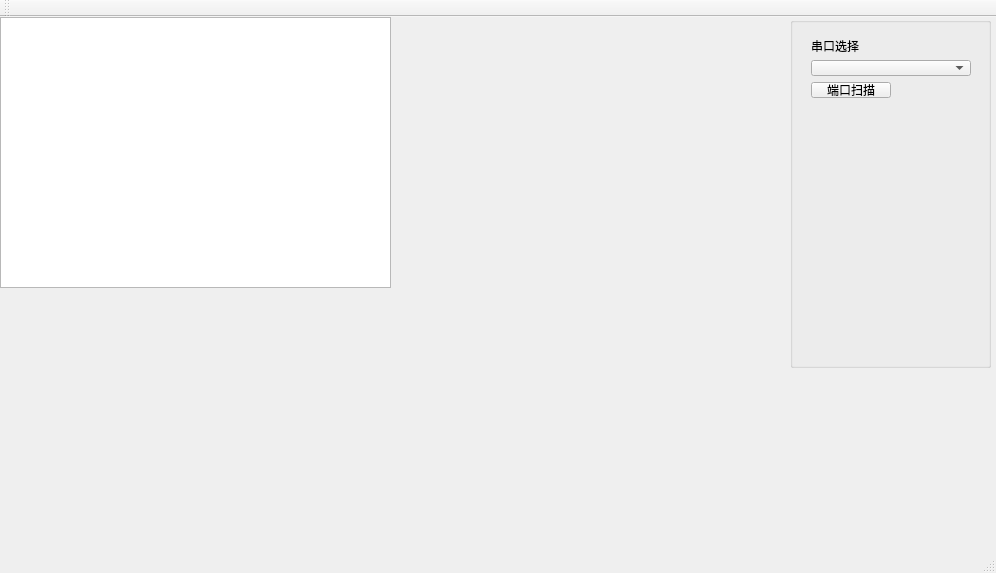
<?xml version="1.0" encoding="UTF-8"?>
<ui version="4.0">
 <class>Virtual_scope_demo</class>
 <widget class="QMainWindow" name="Virtual_scope_demo">
  <property name="geometry">
   <rect>
    <x>0</x>
    <y>0</y>
    <width>996</width>
    <height>573</height>
   </rect>
  </property>
  <property name="windowTitle">
   <string>Virtual_scope_demo</string>
  </property>
  <widget class="QWidget" name="centralWidget">
   <widget class="QTextEdit" name="SerialRead_textEdit">
    <property name="geometry">
     <rect>
      <x>0</x>
      <y>0</y>
      <width>391</width>
      <height>271</height>
     </rect>
    </property>
   </widget>
   <widget class="QGroupBox" name="groupBox">
    <property name="geometry">
     <rect>
      <x>790</x>
      <y>0</y>
      <width>201</width>
      <height>351</height>
     </rect>
    </property>
    <property name="title">
     <string/>
    </property>
    <widget class="QWidget" name="">
     <property name="geometry">
      <rect>
       <x>10</x>
       <y>10</y>
       <width>182</width>
       <height>82</height>
      </rect>
     </property>
     <layout class="QVBoxLayout" name="verticalLayout">
      <item>
       <widget class="QLabel" name="label">
        <property name="text">
         <string>串口选择</string>
        </property>
        <property name="alignment">
         <set>Qt::AlignLeading|Qt::AlignLeft|Qt::AlignVCenter</set>
        </property>
       </widget>
      </item>
      <item>
       <widget class="QComboBox" name="Com_comboBox"/>
      </item>
      <item>
       <layout class="QHBoxLayout" name="horizontalLayout">
        <item>
         <widget class="QPushButton" name="SerialPortScan_pushButton">
          <property name="text">
           <string>端口扫描</string>
          </property>
         </widget>
        </item>
        <item>
         <spacer name="horizontalSpacer">
          <property name="orientation">
           <enum>Qt::Horizontal</enum>
          </property>
          <property name="sizeHint" stdset="0">
           <size>
            <width>78</width>
            <height>20</height>
           </size>
          </property>
         </spacer>
        </item>
       </layout>
      </item>
     </layout>
    </widget>
   </widget>
  </widget>
  <widget class="QMenuBar" name="menuBar">
   <property name="geometry">
    <rect>
     <x>0</x>
     <y>0</y>
     <width>996</width>
     <height>26</height>
    </rect>
   </property>
  </widget>
  <widget class="QToolBar" name="mainToolBar">
   <attribute name="toolBarArea">
    <enum>TopToolBarArea</enum>
   </attribute>
   <attribute name="toolBarBreak">
    <bool>false</bool>
   </attribute>
  </widget>
  <widget class="QStatusBar" name="statusBar"/>
 </widget>
 <layoutdefault spacing="6" margin="11"/>
 <resources/>
 <connections/>
</ui>
